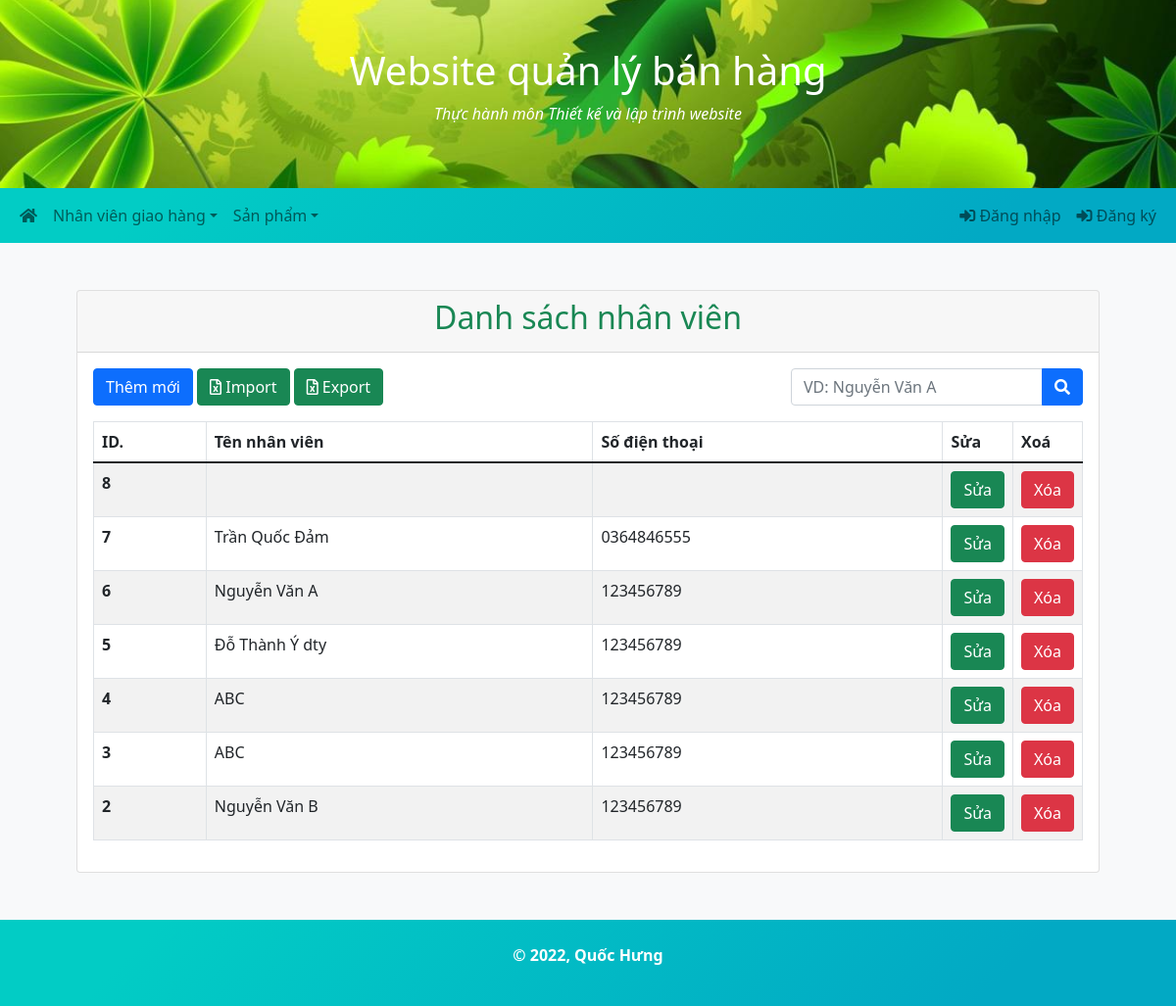
The page /Shippers/list.php on the database as committed earlier.
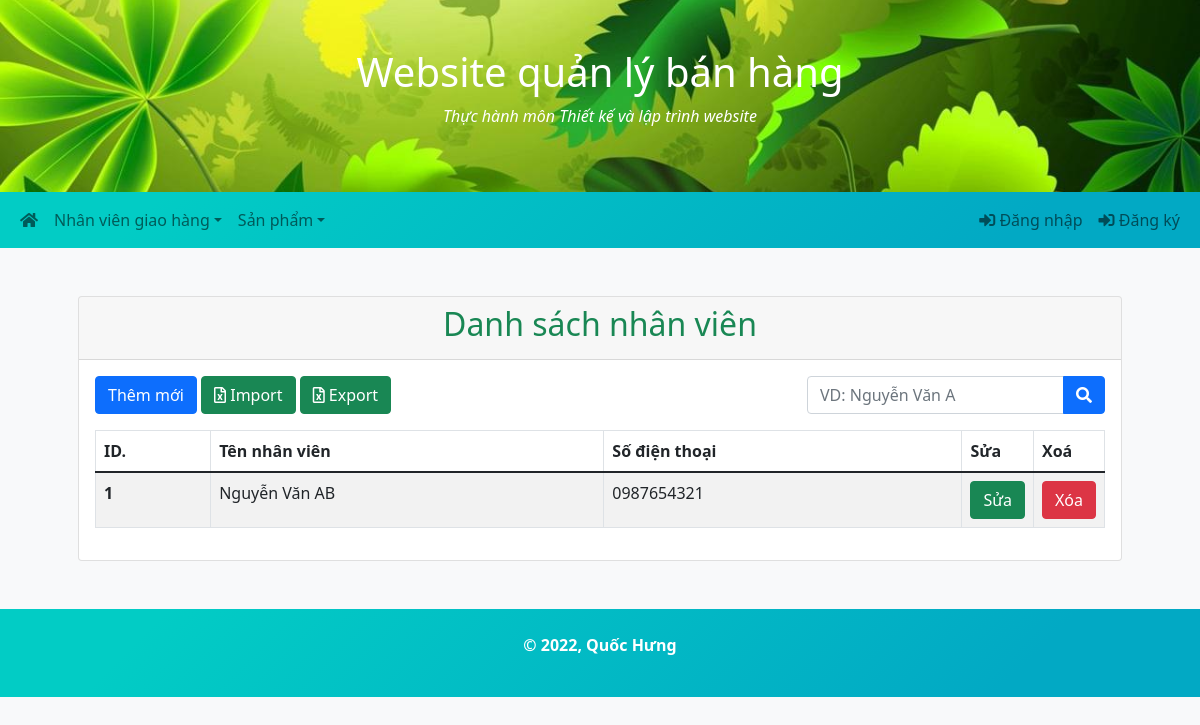
The same page on the database as committed later.
### tables this page shows
CREATE TABLE `shippers` (
  `ShipperID` int(11) NOT NULL,
  `ShipperName` varchar(255) NOT NULL,
  `Phone` varchar(11) NOT NULL
);

### config/database.php (called while the page is built, shortened)
<?php
class Database
{
    private static function Connect()
    {
        $connect = new mysqli(self::HOST, self::USERNAME, self::PASSWORD, self::DBNAME);
        return $connect;
    }
    public static function GetData($sql)
    {
        $connect = self::Connect();
        $result = $connect->query($sql);
        $data = [];
        if ($result->num_rows > 0) {
            while ($row = $result->fetch_assoc()) {
                $data[] = $row;
            }
        }
        return $data;
    }
}

### Shippers/list.php (the view, shortened to what this page needs)
<?php include '../header.php'?>
<?php include '../sidebar.php'?>
<div class="container p-5">
    <div class="card">
        <div class="card-header">
            <h2 class="text-center text-success">Danh sách nhân viên</h2>
        </div>
        <div class="d-flex justify-content-between">
            <div class="mt-3 ms-3">
                <a href="add.php" class="btn btn-primary">Thêm mới</a href="add.php">
                <form action="#" method="POST" class="excel" enctype="multipart/form-data">
                    <button name="import-excel-btn" class="btn btn-success">
                        <i class="far fa-file-excel"></i> Import
                    </button>
                </form>
                <form action="#" method="POST" class="excel">
                    <button name="export-excel" class="btn btn-success">
                        <i class="far fa-file-excel"></i> Export
                    </button>
                </form>
            </div>
            <div class="mt-3 me-3">
                <form action="" method="GET">
                    <div class="input-group">
                        <input name="search" type="text" class="form-control" placeholder="VD: Nguyễn Văn A">
                        <button class="btn btn-primary"><i class="fas fa-search"></i></button>
                    </div>
                </form>
            </div>
        </div>
        <div class="card-body">
            <table class="table table-striped table-hover table-bordered">
                <thead>
                    <tr>
                        <th>ID. </th>
                        <th>Tên nhân viên</th>
                        <th>Số điện thoại</th>
                        <th width="69">Sửa</th>
                        <th width="69">Xoá</th>
                    </tr>
                </thead>
                <tbody>
                    <?php
                        $search = isset($_GET['search']) ? $_GET['search'] : '';
                        $search = " ShipperName LIKE '%$search%' ";
                        $shippers = Database::GetData("SELECT * FROM Shippers WHERE $search ORDER BY ShipperID DESC");
                        if ($shippers) {
                            foreach ($shippers as $shipper) {
                                echo '
                                    <tr>
                                        <th scope="row">' . $shipper['ShipperID'] . '</th>
                                        <td>' . $shipper['ShipperName'] . '</td>
                                        <td>' . $shipper['Phone'] . '</td>
                                        <td><a href="edit.php?id=' . $shipper['ShipperID'] . '" class="btn btn-success">Sửa</a></td>
                                        <td><a onclick="deleteRecord(' . $shipper['ShipperID'] . ')" class="btn btn-danger">Xóa</a></td>
                                    </tr>
                                ';
                            }
                        } else {
                            echo '<tr class="text-center"><td colspan="5">Không có dữ liệu</td></tr>';
                        }
                    ?>
                </tbody>
            </table>
        </div>
    </div>
</div>
<?php include '../footer.php'?>

### header.php (shortened to what this page needs)
<?php include_once dirname(__FILE__) . '/config/Database.php'?>
<!DOCTYPE html>
<html lang="en">
<head>
    <link href="https://cdn.jsdelivr.net/npm/bootstrap@5.1.3/dist/css/bootstrap.min.css" rel="stylesheet">
    <link rel="stylesheet" href="https://cdnjs.cloudflare.com/ajax/libs/font-awesome/5.15.4/css/all.min.css">
    <link rel="stylesheet" href="../assets/css/style.css">
</head>
<body>
    <header class="p-5 text-center">
        <h1>Website quản lý bán hàng</h1>
        <p><i>Thực hành môn Thiết kế và lập trình website</i></p>
    </header>

### sidebar.php (shortened to what this page needs)
<nav class="navbar navbar-expand-sm lg--blue navbar-light">
    <div class="container-fluid">
        <ul class="navbar-nav">
            <li class="nav-item">
                <a class="nav-link" href="<?=PROJECT_NAME . 'dashboard/index.php'?>"><i class="fas fa-home"></i></a>
            </li>
            <li class="nav-item dropdown">
                <a class="nav-link dropdown-toggle" href="#" role="button" data-bs-toggle="dropdown">Nhân viên giao hàng</a>
            </li>
            <li class="nav-item dropdown">
                <a class="nav-link dropdown-toggle" href="#" role="button" data-bs-toggle="dropdown">Sản phẩm</a>
            </li>
        </ul>
        <?php
            if (isset($_SESSION['admin_login'])) {
        ?>
        <ul class="navbar-nav">
            <li class="nav-item dropdown">
                <a class="nav-link p-0 dropdown-toggle" href="#" role="button" data-bs-toggle="dropdown">
                    <img width="40" src="<?=$_SESSION['avatar']?>" class="border rounded-circle" />
                    <span><?=$_SESSION['fullname']?></span>
                </a>
                <ul class="dropdown-menu dropdown-menu-end">
                    <li><a class="dropdown-item" href="<?=PROJECT_NAME . 'dashboard/info.php'?>">Thông tin tài khoản</a></li>
                    <li><a class="dropdown-item" href="<?=PROJECT_NAME . 'dashboard/logout.php'?>">Đăng xuất</a></li>
                </ul>
            </li>
        </ul>
        <?php } else {?>
        <ul class="navbar-nav">
            <li class="nav-item">
                <a class="nav-link" href="<?=PROJECT_NAME . 'dashboard/login.php'?>"><i class="fas fa-sign-in-alt"></i> Đăng nhập</a>
            </li>
            <li class="nav-item">
                <a class="nav-link" href="<?=PROJECT_NAME . 'dashboard/signup.php'?>"><i class="fas fa-sign-in-alt"></i> Đăng ký</a>
            </li>
        </ul>
        <?php }?>
    </div>
</nav>

### footer.php (shortened to what this page needs)
    <footer class="lg--blue p-4 text-center" >
        <p><b>&copy; 2022, Quốc Hưng</b></p>
    </footer>
</body>
</html>

### assets/css/style.css (style rules this page uses)
body { background-color: var(--bs-gray-100); }
header { background: center / cover no-repeat url('../img/header_image.jpg'); color: white; }
.lg--blue { background: linear-gradient(135deg, #02ccc5 13%, #02a9c4 84%); color: white; }

### header.php (style rules this page uses)
.excel { position: relative; display: inline-block; }

Rows that differ between the two databases and show on the page:
removed shippers: ShipperID "8"
removed shippers: ShipperID "7", ShipperName "Trần Quốc Đảm", Phone "0364846555"
removed shippers: ShipperID "6", ShipperName "Nguyễn Văn A", Phone "123456789"
removed shippers: ShipperID "5", ShipperName "Đỗ Thành Ý dty", Phone "123456789"
removed shippers: ShipperID "4", ShipperName "ABC", Phone "123456789"
removed shippers: ShipperID "3", ShipperName "ABC", Phone "123456789"
removed shippers: ShipperID "2", ShipperName "Nguyễn Văn B", Phone "123456789"
added shippers: ShipperID "1", ShipperName "Nguyễn Văn AB", Phone "0987654321"
